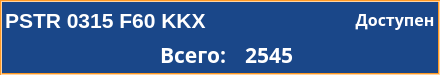
<?xml version="1.0" encoding="UTF-8"?>
<ui version="4.0">
 <class>widget_20_count_tool</class>
 <widget class="QWidget" name="widget_20_count_tool">
  <property name="geometry">
   <rect>
    <x>0</x>
    <y>0</y>
    <width>440</width>
    <height>75</height>
   </rect>
  </property>
  <property name="windowTitle">
   <string>widget_20_count_tool</string>
  </property>
  <property name="styleSheet">
   <string notr="true">QLabel {
	color: #FFFFFF;
	border-width: 0px;
	border-radius: 0px;
}
#background {
	color: #FFFFFF;
	background-color: #1A4789;
	border-width: 2px;
	border-style: groove;
	border-color: #ff9923;
	border-radius: 0px;
}</string>
  </property>
  <widget class="QLabel" name="lbl_number_tool">
   <property name="geometry">
    <rect>
     <x>5</x>
     <y>5</y>
     <width>271</width>
     <height>30</height>
    </rect>
   </property>
   <property name="palette">
    <palette>
     <active>
      <colorrole role="WindowText">
       <brush brushstyle="SolidPattern">
        <color alpha="255">
         <red>255</red>
         <green>255</green>
         <blue>255</blue>
        </color>
       </brush>
      </colorrole>
      <colorrole role="Button">
       <brush brushstyle="LinearGradientPattern">
        <gradient startx="0.000000000000000" starty="0.000000000000000" endx="1.000000000000000" endy="0.000000000000000" type="LinearGradient" spread="PadSpread" coordinatemode="ObjectBoundingMode">
         <gradientstop position="0.000000000000000">
          <color alpha="0">
           <red>0</red>
           <green>0</green>
           <blue>0</blue>
          </color>
         </gradientstop>
         <gradientstop position="1.000000000000000">
          <color alpha="0">
           <red>255</red>
           <green>255</green>
           <blue>255</blue>
          </color>
         </gradientstop>
        </gradient>
       </brush>
      </colorrole>
      <colorrole role="Text">
       <brush brushstyle="SolidPattern">
        <color alpha="255">
         <red>255</red>
         <green>255</green>
         <blue>255</blue>
        </color>
       </brush>
      </colorrole>
      <colorrole role="ButtonText">
       <brush brushstyle="SolidPattern">
        <color alpha="255">
         <red>255</red>
         <green>255</green>
         <blue>255</blue>
        </color>
       </brush>
      </colorrole>
      <colorrole role="Base">
       <brush brushstyle="LinearGradientPattern">
        <gradient startx="0.000000000000000" starty="0.000000000000000" endx="1.000000000000000" endy="0.000000000000000" type="LinearGradient" spread="PadSpread" coordinatemode="ObjectBoundingMode">
         <gradientstop position="0.000000000000000">
          <color alpha="0">
           <red>0</red>
           <green>0</green>
           <blue>0</blue>
          </color>
         </gradientstop>
         <gradientstop position="1.000000000000000">
          <color alpha="0">
           <red>255</red>
           <green>255</green>
           <blue>255</blue>
          </color>
         </gradientstop>
        </gradient>
       </brush>
      </colorrole>
      <colorrole role="Window">
       <brush brushstyle="LinearGradientPattern">
        <gradient startx="0.000000000000000" starty="0.000000000000000" endx="1.000000000000000" endy="0.000000000000000" type="LinearGradient" spread="PadSpread" coordinatemode="ObjectBoundingMode">
         <gradientstop position="0.000000000000000">
          <color alpha="0">
           <red>0</red>
           <green>0</green>
           <blue>0</blue>
          </color>
         </gradientstop>
         <gradientstop position="1.000000000000000">
          <color alpha="0">
           <red>255</red>
           <green>255</green>
           <blue>255</blue>
          </color>
         </gradientstop>
        </gradient>
       </brush>
      </colorrole>
      <colorrole role="PlaceholderText">
       <brush brushstyle="NoBrush">
        <color alpha="128">
         <red>255</red>
         <green>255</green>
         <blue>255</blue>
        </color>
       </brush>
      </colorrole>
     </active>
     <inactive>
      <colorrole role="WindowText">
       <brush brushstyle="SolidPattern">
        <color alpha="255">
         <red>255</red>
         <green>255</green>
         <blue>255</blue>
        </color>
       </brush>
      </colorrole>
      <colorrole role="Button">
       <brush brushstyle="LinearGradientPattern">
        <gradient startx="0.000000000000000" starty="0.000000000000000" endx="1.000000000000000" endy="0.000000000000000" type="LinearGradient" spread="PadSpread" coordinatemode="ObjectBoundingMode">
         <gradientstop position="0.000000000000000">
          <color alpha="0">
           <red>0</red>
           <green>0</green>
           <blue>0</blue>
          </color>
         </gradientstop>
         <gradientstop position="1.000000000000000">
          <color alpha="0">
           <red>255</red>
           <green>255</green>
           <blue>255</blue>
          </color>
         </gradientstop>
        </gradient>
       </brush>
      </colorrole>
      <colorrole role="Text">
       <brush brushstyle="SolidPattern">
        <color alpha="255">
         <red>255</red>
         <green>255</green>
         <blue>255</blue>
        </color>
       </brush>
      </colorrole>
      <colorrole role="ButtonText">
       <brush brushstyle="SolidPattern">
        <color alpha="255">
         <red>255</red>
         <green>255</green>
         <blue>255</blue>
        </color>
       </brush>
      </colorrole>
      <colorrole role="Base">
       <brush brushstyle="LinearGradientPattern">
        <gradient startx="0.000000000000000" starty="0.000000000000000" endx="1.000000000000000" endy="0.000000000000000" type="LinearGradient" spread="PadSpread" coordinatemode="ObjectBoundingMode">
         <gradientstop position="0.000000000000000">
          <color alpha="0">
           <red>0</red>
           <green>0</green>
           <blue>0</blue>
          </color>
         </gradientstop>
         <gradientstop position="1.000000000000000">
          <color alpha="0">
           <red>255</red>
           <green>255</green>
           <blue>255</blue>
          </color>
         </gradientstop>
        </gradient>
       </brush>
      </colorrole>
      <colorrole role="Window">
       <brush brushstyle="LinearGradientPattern">
        <gradient startx="0.000000000000000" starty="0.000000000000000" endx="1.000000000000000" endy="0.000000000000000" type="LinearGradient" spread="PadSpread" coordinatemode="ObjectBoundingMode">
         <gradientstop position="0.000000000000000">
          <color alpha="0">
           <red>0</red>
           <green>0</green>
           <blue>0</blue>
          </color>
         </gradientstop>
         <gradientstop position="1.000000000000000">
          <color alpha="0">
           <red>255</red>
           <green>255</green>
           <blue>255</blue>
          </color>
         </gradientstop>
        </gradient>
       </brush>
      </colorrole>
      <colorrole role="PlaceholderText">
       <brush brushstyle="NoBrush">
        <color alpha="128">
         <red>255</red>
         <green>255</green>
         <blue>255</blue>
        </color>
       </brush>
      </colorrole>
     </inactive>
     <disabled>
      <colorrole role="WindowText">
       <brush brushstyle="SolidPattern">
        <color alpha="255">
         <red>255</red>
         <green>255</green>
         <blue>255</blue>
        </color>
       </brush>
      </colorrole>
      <colorrole role="Button">
       <brush brushstyle="LinearGradientPattern">
        <gradient startx="0.000000000000000" starty="0.000000000000000" endx="1.000000000000000" endy="0.000000000000000" type="LinearGradient" spread="PadSpread" coordinatemode="ObjectBoundingMode">
         <gradientstop position="0.000000000000000">
          <color alpha="0">
           <red>0</red>
           <green>0</green>
           <blue>0</blue>
          </color>
         </gradientstop>
         <gradientstop position="1.000000000000000">
          <color alpha="0">
           <red>255</red>
           <green>255</green>
           <blue>255</blue>
          </color>
         </gradientstop>
        </gradient>
       </brush>
      </colorrole>
      <colorrole role="Text">
       <brush brushstyle="SolidPattern">
        <color alpha="255">
         <red>255</red>
         <green>255</green>
         <blue>255</blue>
        </color>
       </brush>
      </colorrole>
      <colorrole role="ButtonText">
       <brush brushstyle="SolidPattern">
        <color alpha="255">
         <red>255</red>
         <green>255</green>
         <blue>255</blue>
        </color>
       </brush>
      </colorrole>
      <colorrole role="Base">
       <brush brushstyle="LinearGradientPattern">
        <gradient startx="0.000000000000000" starty="0.000000000000000" endx="1.000000000000000" endy="0.000000000000000" type="LinearGradient" spread="PadSpread" coordinatemode="ObjectBoundingMode">
         <gradientstop position="0.000000000000000">
          <color alpha="0">
           <red>0</red>
           <green>0</green>
           <blue>0</blue>
          </color>
         </gradientstop>
         <gradientstop position="1.000000000000000">
          <color alpha="0">
           <red>255</red>
           <green>255</green>
           <blue>255</blue>
          </color>
         </gradientstop>
        </gradient>
       </brush>
      </colorrole>
      <colorrole role="Window">
       <brush brushstyle="LinearGradientPattern">
        <gradient startx="0.000000000000000" starty="0.000000000000000" endx="1.000000000000000" endy="0.000000000000000" type="LinearGradient" spread="PadSpread" coordinatemode="ObjectBoundingMode">
         <gradientstop position="0.000000000000000">
          <color alpha="0">
           <red>0</red>
           <green>0</green>
           <blue>0</blue>
          </color>
         </gradientstop>
         <gradientstop position="1.000000000000000">
          <color alpha="0">
           <red>255</red>
           <green>255</green>
           <blue>255</blue>
          </color>
         </gradientstop>
        </gradient>
       </brush>
      </colorrole>
      <colorrole role="PlaceholderText">
       <brush brushstyle="NoBrush">
        <color alpha="128">
         <red>255</red>
         <green>255</green>
         <blue>255</blue>
        </color>
       </brush>
      </colorrole>
     </disabled>
    </palette>
   </property>
   <property name="font">
    <font>
     <family>MS Shell Dlg 2</family>
     <pointsize>16</pointsize>
     <weight>75</weight>
     <bold>true</bold>
    </font>
   </property>
   <property name="text">
    <string>PSTR 0315 F60 KKX</string>
   </property>
   <property name="alignment">
    <set>Qt::AlignLeading|Qt::AlignLeft|Qt::AlignVCenter</set>
   </property>
  </widget>
  <widget class="QLabel" name="lbl_status">
   <property name="enabled">
    <bool>true</bool>
   </property>
   <property name="geometry">
    <rect>
     <x>355</x>
     <y>5</y>
     <width>80</width>
     <height>30</height>
    </rect>
   </property>
   <property name="font">
    <font>
     <family>Dubai</family>
     <pointsize>12</pointsize>
     <weight>75</weight>
     <bold>true</bold>
    </font>
   </property>
   <property name="layoutDirection">
    <enum>Qt::LeftToRight</enum>
   </property>
   <property name="text">
    <string>&lt;html&gt;&lt;head/&gt;&lt;body&gt;&lt;p align=&quot;center&quot;&gt;Доступен&lt;/p&gt;&lt;/body&gt;&lt;/html&gt;</string>
   </property>
   <property name="alignment">
    <set>Qt::AlignRight|Qt::AlignTrailing|Qt::AlignVCenter</set>
   </property>
  </widget>
  <widget class="QLabel" name="lbl_info">
   <property name="enabled">
    <bool>true</bool>
   </property>
   <property name="geometry">
    <rect>
     <x>160</x>
     <y>40</y>
     <width>80</width>
     <height>30</height>
    </rect>
   </property>
   <property name="font">
    <font>
     <family>Arial Black</family>
     <pointsize>16</pointsize>
     <weight>75</weight>
     <bold>true</bold>
    </font>
   </property>
   <property name="layoutDirection">
    <enum>Qt::LeftToRight</enum>
   </property>
   <property name="text">
    <string>Всего:</string>
   </property>
  </widget>
  <widget class="QLabel" name="lbl_count">
   <property name="enabled">
    <bool>true</bool>
   </property>
   <property name="geometry">
    <rect>
     <x>245</x>
     <y>40</y>
     <width>61</width>
     <height>30</height>
    </rect>
   </property>
   <property name="font">
    <font>
     <family>Arial Black</family>
     <pointsize>16</pointsize>
     <weight>75</weight>
     <bold>true</bold>
    </font>
   </property>
   <property name="layoutDirection">
    <enum>Qt::LeftToRight</enum>
   </property>
   <property name="text">
    <string>2545</string>
   </property>
  </widget>
  <widget class="QLabel" name="background">
   <property name="geometry">
    <rect>
     <x>0</x>
     <y>0</y>
     <width>440</width>
     <height>75</height>
    </rect>
   </property>
   <property name="frameShape">
    <enum>QFrame::StyledPanel</enum>
   </property>
   <property name="frameShadow">
    <enum>QFrame::Sunken</enum>
   </property>
   <property name="text">
    <string/>
   </property>
  </widget>
  <zorder>background</zorder>
  <zorder>lbl_number_tool</zorder>
  <zorder>lbl_status</zorder>
  <zorder>lbl_info</zorder>
  <zorder>lbl_count</zorder>
 </widget>
 <resources/>
 <connections/>
</ui>
